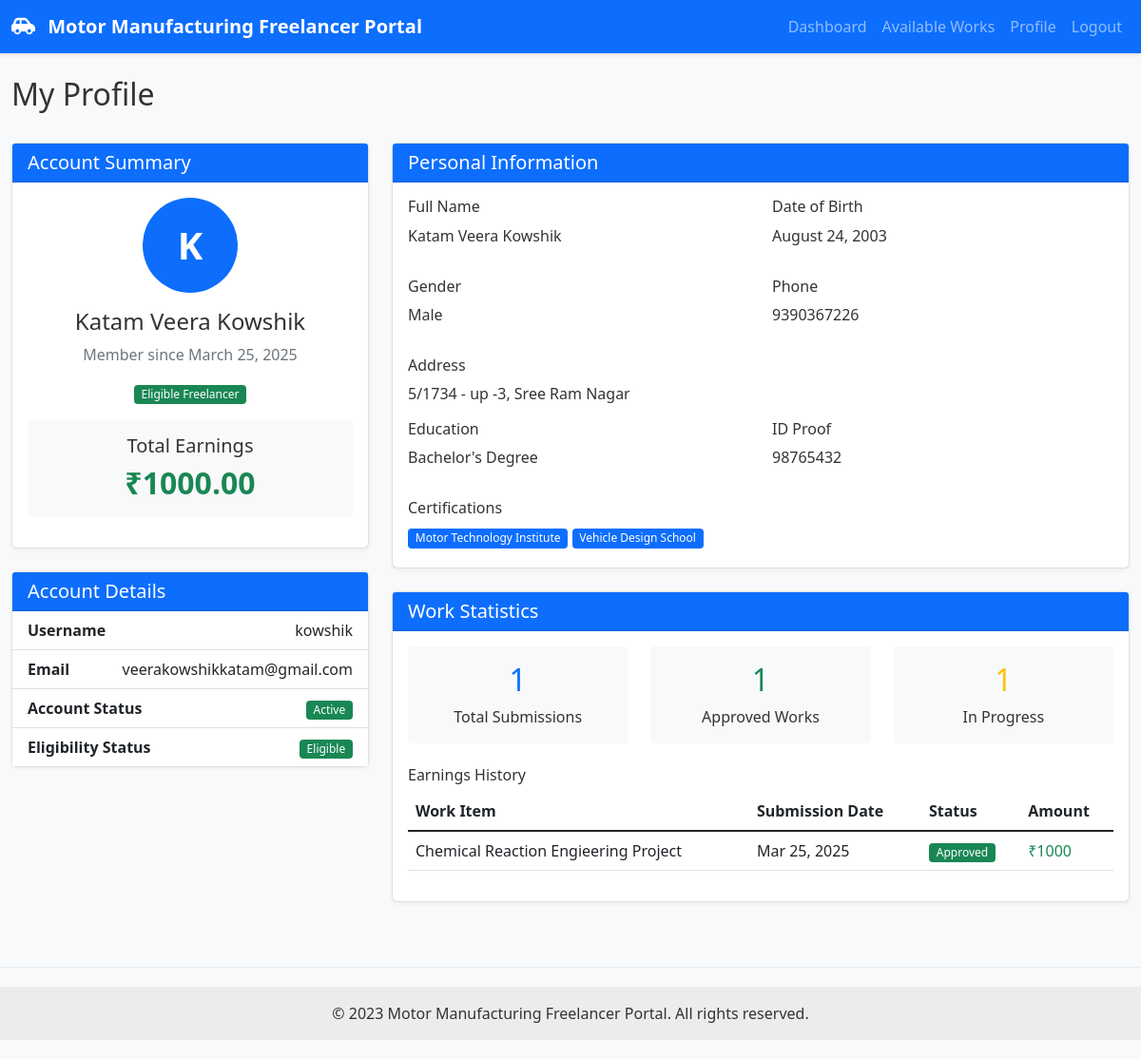
Screenshot of /profile/ (signed in) with the database file from the repository.
### freelancer/models.py (models this page shows, shortened)
class User(AbstractUser):
    is_approved = models.BooleanField(default=False)

class FreelancerProfile(models.Model):
    user = models.OneToOneField(User, on_delete=models.CASCADE, related_name='profile')
    full_name = models.CharField(max_length=100, blank=True)
    date_of_birth = models.DateField(null=True, blank=True)
    gender = models.CharField(max_length=1, choices=[('M', 'Male'), ('F', 'Female'), ('O', 'Other')], blank=True)
    address = models.TextField(blank=True)
    phone = models.CharField(max_length=15, blank=True)
    education = models.CharField(max_length=20, blank=True)
    id_proof = models.CharField(max_length=50, blank=True)
    certifications = models.TextField(blank=True, help_text="Store as JSON array")
    is_eligible = models.BooleanField(default=False)
    eligibility_completed = models.BooleanField(default=False)
    earnings = models.DecimalField(max_digits=10, decimal_places=2, default=0)
    created_at = models.DateTimeField(auto_now_add=True)
    updated_at = models.DateTimeField(auto_now=True)
    def get_certifications(self):
        if not self.certifications:
            return []
        return json.loads(self.certifications)

class Submission(models.Model):
    STATUS_CHOICES = [
        ('PENDING', 'Pending Review'),
        ('APPROVED', 'Approved'),
        ('REJECTED', 'Rejected')
    ]
    id = models.UUIDField(primary_key=True, default=uuid.uuid4, editable=False)
    work_item = models.ForeignKey(WorkItem, on_delete=models.CASCADE, related_name='submissions')
    freelancer = models.ForeignKey(User, on_delete=models.CASCADE, related_name='submissions')
    notes = models.TextField()
    components_used = models.TextField(blank=True)
    hours_spent = models.IntegerField(default=0)
    design_attachments = models.TextField(blank=True)
    quality_check_passed = models.BooleanField(default=False)
    status = models.CharField(max_length=20, choices=STATUS_CHOICES, default='PENDING')
    reviewer_comments = models.TextField(blank=True)
    submitted_at = models.DateTimeField(auto_now_add=True)
    reviewed_at = models.DateTimeField(null=True, blank=True)
    class Meta:
        ordering = ['-submitted_at']

class WorkItem(models.Model):
    STATUS_CHOICES = [
        ('AVAILABLE', 'Available'),
        ('ASSIGNED', 'Assigned'),
        ('COMPLETED', 'Completed'),
        ('REVIEWED', 'Reviewed')
    ]
    CATEGORY_CHOICES = [
        ('ENGINE', 'Engine Design'),
        ('CHASSIS', 'Chassis Design'),
        ('INTERIOR', 'Interior Design'),
        ('ELECTRICAL', 'Electrical Systems'),
        ('BODY', 'Body Design'),
        ('TESTING', 'Testing & Validation')
    ]
    title = models.CharField(max_length=200)
    slug = models.SlugField(max_length=250, unique=True, blank=True)
    description = models.TextField()
    requirements = models.TextField()
    category = models.CharField(max_length=20, choices=CATEGORY_CHOICES)
    status = models.CharField(max_length=20, choices=STATUS_CHOICES, default='AVAILABLE')
    assigned_to = models.ForeignKey(User, on_delete=models.SET_NULL, null=True, blank=True, related_name='assigned_works')
    assignment_time = models.DateTimeField(null=True, blank=True)
    expected_hours = models.IntegerField(default=8)
    priority = models.IntegerField(default=1)  # 1=low, 2=medium, 3=high
    created_at = models.DateTimeField(auto_now_add=True)
    updated_at = models.DateTimeField(auto_now=True)
    lock_version = models.IntegerField(default=0)  # For optimistic locking
    class Meta:
        ordering = ['-created_at']

### freelancer/views.py (the view)
# urls.py: path('profile/', views.profile, name='profile'),
@login_required
def profile(request):
    profile = get_object_or_404(FreelancerProfile, user=request.user)
    context = {
        'title': 'My Profile',
        'profile': profile
    }
    return render(request, 'freelancer/profile.html', context)

### freelancer/templates/freelancer/profile.html (shortened to what this page needs)
{% extends 'freelancer/base.html' %}
{% load widget_tweaks %}
{% block content %}
<div class="row mb-4">
    <div class="col">
        <h2>My Profile</h2>
    </div>
</div>
<div class="row">
    <div class="col-md-4">
        <div class="card mb-4">
            <div class="card-header bg-primary text-white">
                <h5 class="mb-0">Account Summary</h5>
            </div>
            <div class="card-body text-center">
                <div class="avatar rounded-circle bg-primary d-flex align-items-center justify-content-center mx-auto mb-3" style="width: 100px; height: 100px;">
                    <span class="text-white" style="font-size: 2.5rem;">{{ user.username.0|upper }}</span>
                </div>
                <h4>{{ profile.full_name|default:user.username }}</h4>
                <p class="text-muted">Member since {{ user.date_joined|date:"F d, Y" }}</p>
                <div class="mb-3">
                    {% if profile.is_eligible %}
                        <span class="badge bg-success">Eligible Freelancer</span>
                    {% else %}
                        <span class="badge bg-danger">Not Eligible</span>
                    {% endif %}
                </div>
                <div class="earnings-display bg-light rounded p-3 mb-3">
                    <h5>Total Earnings</h5>
                    <h2 class="text-success mb-0">₹{{ profile.earnings }}</h2>
                </div>
            </div>
        </div>
        <div class="card mb-4">
            <div class="card-header bg-primary text-white">
                <h5 class="mb-0">Account Details</h5>
            </div>
            <ul class="list-group list-group-flush">
                <li class="list-group-item">
                    <div class="d-flex justify-content-between">
                        <strong>Username</strong>
                        <span>{{ user.username }}</span>
                    </div>
                </li>
                <li class="list-group-item">
                    <div class="d-flex justify-content-between">
                        <strong>Email</strong>
                        <span>{{ user.email }}</span>
                    </div>
                </li>
                <li class="list-group-item">
                    <div class="d-flex justify-content-between">
                        <strong>Account Status</strong>
                        <span>
                            {% if user.is_active %}
                                <span class="badge bg-success">Active</span>
                            {% else %}
                                <span class="badge bg-danger">Inactive</span>
                            {% endif %}
                        </span>
                    </div>
                </li>
                <li class="list-group-item">
                    <div class="d-flex justify-content-between">
                        <strong>Eligibility Status</strong>
                        <span>
                            {% if profile.eligibility_completed %}
                                {% if profile.is_eligible %}
                                    <span class="badge bg-success">Eligible</span>
                                {% else %}
                                    <span class="badge bg-danger">Not Eligible</span>
                                {% endif %}
                            {% else %}
                                <span class="badge bg-warning text-dark">Not Completed</span>
                            {% endif %}
                        </span>
                    </div>
                </li>
            </ul>
        </div>
    </div>
    <div class="col-md-8">
        <div class="card mb-4">
            <div class="card-header bg-primary text-white">
                <h5 class="mb-0">Personal Information</h5>
            </div>
            <div class="card-body">
                {% if profile.eligibility_completed %}
                    <div class="row mb-3">
                        <div class="col-md-6">
                            <h6>Full Name</h6>
                            <p>{{ profile.full_name }}</p>
                        </div>
                        <div class="col-md-6">
                            <h6>Date of Birth</h6>
                            <p>{{ profile.date_of_birth|date:"F d, Y" }}</p>
                        </div>
                    </div>
                    <div class="row mb-3">
                        <div class="col-md-6">
                            <h6>Gender</h6>
                            <p>
                                {% if profile.gender == 'M' %}Male
                                {% elif profile.gender == 'F' %}Female
                                {% elif profile.gender == 'O' %}Other
                                {% endif %}
                            </p>
                        </div>
                        <div class="col-md-6">
                            <h6>Phone</h6>
                            <p>{{ profile.phone }}</p>
                        </div>
                    </div>
                    <div class="mb-3">
                        <h6>Address</h6>
                        <p>{{ profile.address }}</p>
                    </div>
                    <div class="row mb-3">
                        <div class="col-md-6">
                            <h6>Education</h6>
                            <p>
                                {% if profile.education == 'HIGH_SCHOOL' %}High School
                                {% elif profile.education == 'DIPLOMA' %}Diploma
                                {% elif profile.education == 'BACHELORS' %}Bachelor's Degree
                                {% elif profile.education == 'MASTERS' %}Master's Degree
                                {% elif profile.education == 'PHD' %}PhD
                                {% endif %}
                            </p>
                        </div>
                        <div class="col-md-6">
                            <h6>ID Proof</h6>
                            <p>{{ profile.id_proof }}</p>
                        </div>
                    </div>
                    <div class="mb-0">
                        <h6>Certifications</h6>
                        <div>
                            {% for cert in profile.get_certifications %}
                                <span class="badge bg-primary mb-1">
                                    {% if cert == 'ASE_CERTIFIED' %}ASE Certified
                                    {% elif cert == 'MOTOR_TECH_INSTITUTE' %}Motor Technology Institute
                                    {% elif cert == 'VEHICLE_DESIGN_SCHOOL' %}Vehicle Design School
                                    {% elif cert == 'AUTOMOTIVE_ENGINEERING' %}Automotive Engineering Certificate
                                    {% elif cert == 'INDUSTRIAL_DESIGN' %}Industrial Design Certificate
                                    {% endif %}
                                </span>
                            {% empty %}
                                <span class="text-muted">No certifications added</span>
                            {% endfor %}
                        </div>
                    </div>
                {% endif %}
            </div>
        </div>
        <div class="card">
            <div class="card-header bg-primary text-white">
                <h5 class="mb-0">Work Statistics</h5>
            </div>
            <div class="card-body">
                <div class="row text-center">
                    <div class="col-md-4 mb-3 mb-md-0">
                        <div class="p-3 rounded bg-light">
                            <h2 class="text-primary">{{ user.submissions.all|length }}</h2>
                            <p class="mb-0">Total Submissions</p>
                        </div>
                    </div>
                    <div class="col-md-4 mb-3 mb-md-0">
                        <div class="p-3 rounded bg-light">
                            <h2 class="text-success">{{ user.submissions.filter|dictsortreversed:"status"|slice:":1"|length }}</h2>
                            <p class="mb-0">Approved Works</p>
                        </div>
                    </div>
                    <div class="col-md-4">
                        <div class="p-3 rounded bg-light">
                            <h2 class="text-warning">{{ user.assigned_works.count }}</h2>
                            <p class="mb-0">In Progress</p>
                        </div>
                    </div>
                </div>
                <div class="mt-4">
                    <h6>Earnings History</h6>
                    <div class="table-responsive">
                        <table class="table table-hover">
                            <thead>
                                <tr>
                                    <th>Work Item</th>
                                    <th>Submission Date</th>
                                    <th>Status</th>
                                    <th>Amount</th>
                                </tr>
                            </thead>
                            <tbody>
                                {% for submission in user.submissions.all|slice:":5" %}
                                    <tr>
                                        <td>{{ submission.work_item.title }}</td>
                                        <td>{{ submission.submitted_at|date:"M d, Y" }}</td>
                                        <td>
                                            {% if submission.status == 'APPROVED' %}
                                                <span class="badge bg-success">Approved</span>
                                            {% elif submission.status == 'PENDING' %}
                                                <span class="badge bg-warning text-dark">Pending</span>
                                            {% elif submission.status == 'REJECTED' %}
                                                <span class="badge bg-danger">Rejected</span>
                                            {% endif %}
                                        </td>
                                        <td>
                                            {% if submission.status == 'APPROVED' %}
                                                <span class="text-success">₹1000</span>
                                            {% else %}
                                                <span class="text-muted">--</span>
                                            {% endif %}
                                        </td>
                                    </tr>
                                {% empty %}
                                    <tr>
                                        <td colspan="4" class="text-center">No submissions yet</td>
                                    </tr>
                                {% endfor %}
                            </tbody>
                        </table>
                    </div>
                </div>
            </div>
        </div>
    </div>
</div>
{% endblock %}

### freelancer/static/freelancer/css/styles.css (style rules this page uses)
body { font-family: 'Segoe UI', Tahoma, Geneva, Verdana, sans-serif; color: #333; background-color: #f8f9fa; }
.card { box-shadow: 0 2px 4px rgba(0, 0, 0, 0.05); border-radius: 6px; margin-bottom: 20px; border: 1px solid rgba(0, 0, 0, 0.125); transition: transform 0.2s, box-shadow 0.2s; }
.card-header { font-weight: 600; border-bottom: 1px solid rgba(0, 0, 0, 0.125); }
.avatar { width: 100px; height: 100px; display: flex; align-items: center; justify-content: center; border-radius: 50%; background-color: #0d6efd; color: white; font-size: 2.5rem; font-weight: 700; margin: 0 auto 15px auto; }
.earnings-display { background-color: #f8f9fa; border-radius: 6px; padding: 15px; text-align: center; margin-bottom: 20px; }
.earnings-display h2 { font-size: 2rem; font-weight: 700; color: #198754; margin-bottom: 0; }
.badge { font-weight: 500; padding: 0.35em 0.65em; border-radius: 4px; }
.fade-in { animation: fadeIn 0.5s ease-in; }

### rows the page displays
User: username.0 "K", date_joined "March 25, 2025", username "kowshik", email "veerakowshikkatam@gmail.com", submissions.all|length "1", submissions.filter|dictsortreversed "1", assigned_works.count "1"
FreelancerProfile: full_name "Katam Veera Kowshik", earnings "1000.00", date_of_birth "August 24, 2003", phone "9390367226", address "5/1734 - up -3, Sree Ram Nagar", id_proof "98765432"
Submission: work_item "Chemical Reaction Engieering Project", submitted_at "Mar 25, 2025", shows "Approved", shows "₹1000"
